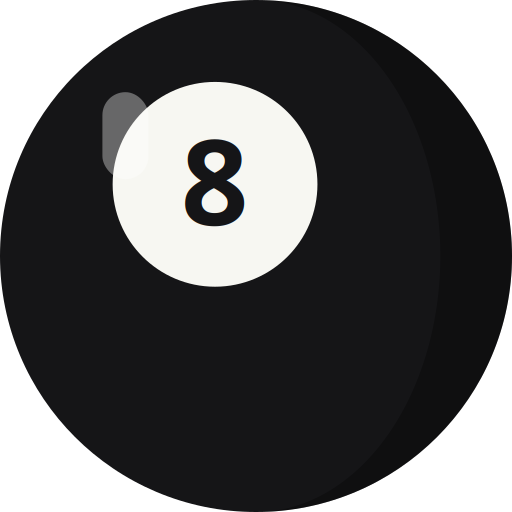
#> input picture assets/objects/drawings/8ball.png, 512 x 512 px
$ python -i layout.py   (imports and definitions only)
#> lines starting #> are read from the running program, lines starting #| are printed output that depends on the picture
"""Screen layout and drag-and-drop logic, with no graphics library.

Everything here works in canvas coordinates: a fixed 1920x1080 canvas, origin at
the top left, y pointing down. The display layer scales the canvas to the real
screen. Keeping this logic graphics-free lets the self-test play a whole session
without a window, on any computer.

  room     1600x900 at (160, 0), identical in the study and placement phases
  tray     the strip under the room, with one slot per object
  Done     the button at the right end of the tray
"""
from __future__ import annotations

from dataclasses import dataclass, field
from pathlib import Path

from .session import PlacementRound, RoomObject

CANVAS = (1920, 1080)
ROOM_ORIGIN = (160, 0)
ROOM_SIZE = (1600, 900)
TRAY_TOP = 900
TRAY_HEIGHT = 180
DONE_RECT = (1730, 925, 170, 130)  # x, y, width, height
SLOT_AREA_WIDTH = 1710
# Every object is shown at the same size, in the tray and in the room, so its
# on-screen size never hints at how far away it was.
ICON_PX = 100


def inside(rect: tuple[float, float, float, float], point: tuple[float, float]) -> bool:
    x, y, w, h = rect
    return x <= point[0] < x + w and y <= point[1] < y + h


def in_room(point: tuple[float, float]) -> bool:
    return inside((*ROOM_ORIGIN, *ROOM_SIZE), point)


def to_room(point: tuple[float, float]) -> tuple[float, float]:
    return point[0] - ROOM_ORIGIN[0], point[1] - ROOM_ORIGIN[1]


def to_canvas(point: tuple[float, float]) -> tuple[float, float]:
    return point[0] + ROOM_ORIGIN[0], point[1] + ROOM_ORIGIN[1]


@dataclass
class Icon:
    """The neutral picture of one object: drawn size, and which pixels are solid."""
    path: Path
    size: tuple[int, int]
    solid: list[list[bool]]  # solid[row][col], at drawn size
    image: object = None  # the trimmed RGBA picture (a PIL image), for the display to draw

    def hit(self, local: tuple[float, float]) -> bool:
        col, row = int(local[0]), int(local[1])
        return 0 <= row < len(self.solid) and 0 <= col < len(self.solid[row]) and self.solid[row][col]


def load_icon(path: Path, box: int = ICON_PX) -> Icon:
    """Read an icon file and work out its drawn size, so that its longest side is `box`."""
#> called with path = '../../assets/objects/drawings/8ball.png', box = 100
    from PIL import Image

    with Image.open(path) as image:
#> image is the input picture: PIL image 512x512 RGBA; mean R, G, B, A 42.1, 42.1, 42.8, 200.3
        image = image.convert("RGBA")
        bbox = image.getchannel("A").point(lambda a: 255 if a > 30 else 0).getbbox()
#> bbox = (0, 0, 512, 512)
        if bbox is None:
            raise ValueError(f"{path} is empty")
        image = image.crop(bbox)
        scale = box / max(image.size)
#> scale = 0.195
        size = (max(1, round(image.width * scale)), max(1, round(image.height * scale)))
#> size = (100, 100)
        alpha = image.getchannel("A").resize(size)
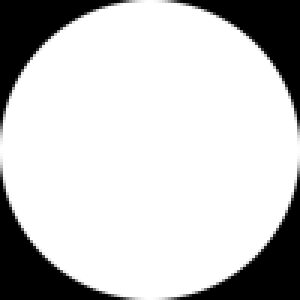
#> alpha: PIL image 100x100 L (shown 3 times larger); min 0, max 255, mean 200.4
        pixels = alpha.load()
        solid = [[pixels[c, r] > 30 for c in range(size[0])] for r in range(size[1])]
#> solid = 100 items
        image.load()
    return Icon(path, size, solid, image)


# [5 lines that did not run here, left out]


# [89 lines that did not run here, left out]

>>> result = load_icon('../../assets/objects/drawings/8ball.png')
